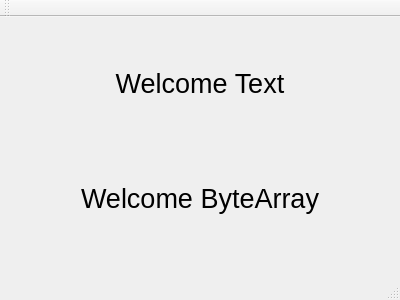
<?xml version="1.0" encoding="UTF-8"?>
<ui version="4.0">
 <class>MainWindow</class>
 <widget class="QMainWindow" name="MainWindow">
  <property name="geometry">
   <rect>
    <x>0</x>
    <y>0</y>
    <width>400</width>
    <height>300</height>
   </rect>
  </property>
  <property name="font">
   <font>
    <pointsize>20</pointsize>
   </font>
  </property>
  <property name="windowTitle">
   <string>MainWindow</string>
  </property>
  <widget class="QWidget" name="centralWidget">
   <layout class="QHBoxLayout" name="horizontalLayout">
    <item>
     <layout class="QVBoxLayout" name="verticalLayout">
      <item>
       <widget class="QLabel" name="label_1">
        <property name="text">
         <string>Welcome Text</string>
        </property>
        <property name="alignment">
         <set>Qt::AlignCenter</set>
        </property>
       </widget>
      </item>
      <item>
       <widget class="QLabel" name="label_2">
        <property name="text">
         <string>Welcome ByteArray</string>
        </property>
        <property name="alignment">
         <set>Qt::AlignCenter</set>
        </property>
       </widget>
      </item>
     </layout>
    </item>
   </layout>
  </widget>
  <widget class="QMenuBar" name="menuBar">
   <property name="geometry">
    <rect>
     <x>0</x>
     <y>0</y>
     <width>400</width>
     <height>36</height>
    </rect>
   </property>
  </widget>
  <widget class="QToolBar" name="mainToolBar">
   <attribute name="toolBarArea">
    <enum>TopToolBarArea</enum>
   </attribute>
   <attribute name="toolBarBreak">
    <bool>false</bool>
   </attribute>
  </widget>
  <widget class="QStatusBar" name="statusBar"/>
 </widget>
 <layoutdefault spacing="6" margin="11"/>
 <resources/>
 <connections/>
</ui>
